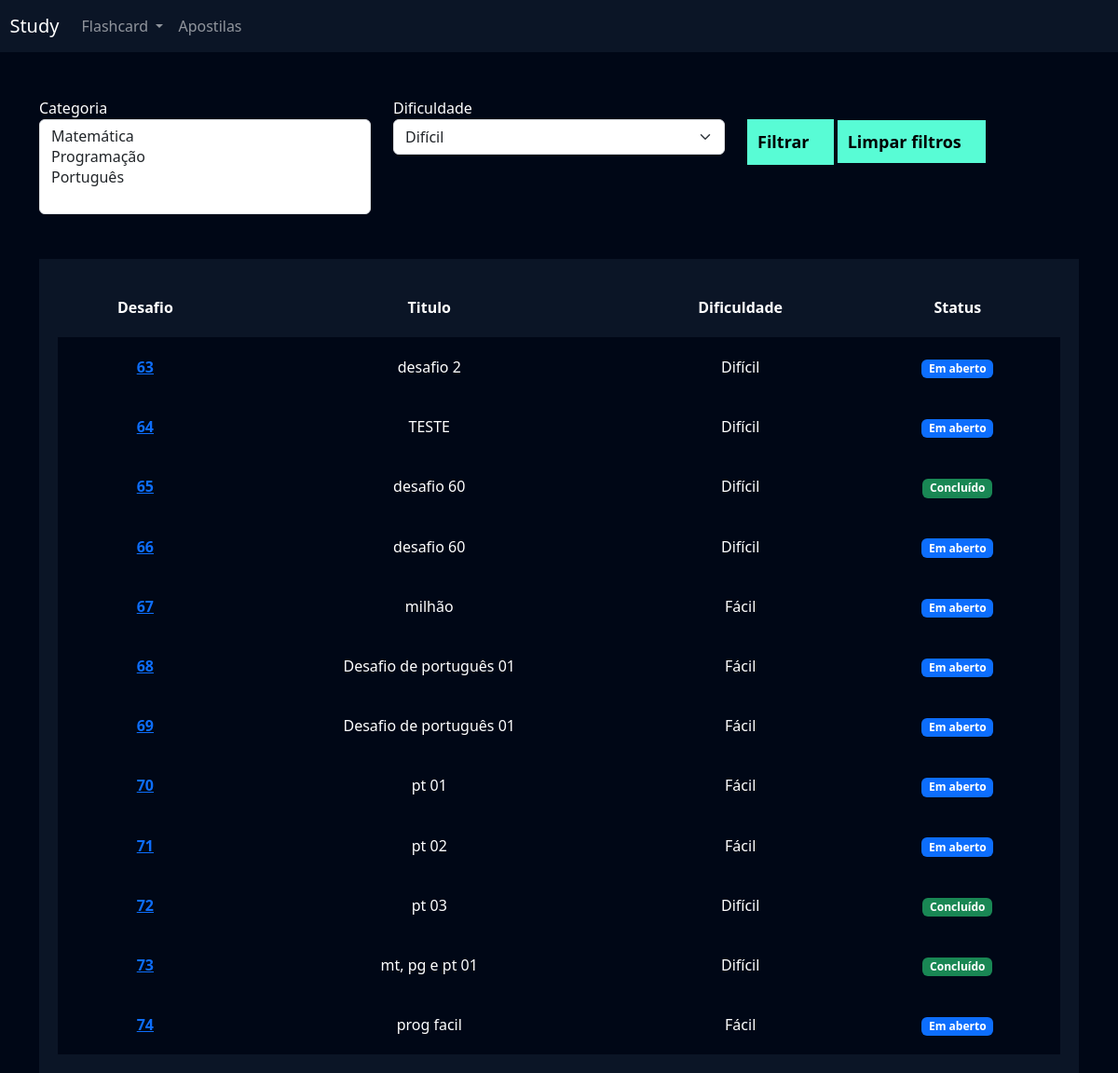
Page /flashcard/listar_desafio/ (signed in) on the committed database.
### flashcard/models.py (models this page shows, shortened)
class Desafio(models.Model):
    user = models.ForeignKey(User, on_delete=models.DO_NOTHING)
    titulo = models.CharField(max_length=100)
    categoria = models.ManyToManyField(Categoria)
    quantidade_perguntas = models.IntegerField()
    dificuldade = models.CharField(
        max_length=1, choices=Flashcard.DIFICULDADE_CHOICES)
    flashcards = models.ManyToManyField(FlashcardDesafio)
    def status(self):
        if self.flashcards.filter(respondido=False).exists():
            return mark_safe('<span class="badge bg-primary">Em aberto</span>')
        else:
            return mark_safe('<span class="badge bg-success">Concluído</span>')

### flashcard/views.py (the view)
# urls.py: path('listar_desafio/', views.listar_desafio, name='listar_desafio'),
def listar_desafio(request):
    if request.method == 'GET':
        desafios = Desafio.objects.filter(user=request.user)
        categorias = Categoria.objects.all()
        dificuldades = Flashcard.DIFICULDADE_CHOICES
        return render(request, 'listar_desafio.html', {'desafios': desafios, 'categorias': categorias, 'dificuldades': dificuldades}, )
    elif request.method == 'POST':
        categorias = request.POST.get('categoria')
        dificuldade = request.POST.get('dificuldade')
        desafios = Desafio.objects.filter(
            categoria=categorias).filter(dificuldade=dificuldade)
        return render(request, 'listar_desafio.html', {'desafios': desafios})

### flashcard/templates/listar_desafio.html (shortened to what this page needs)
{% extends "base.html" %}
{% load static %}
{% block 'cabecalho' %}
 <link href="{% static 'usuarios/css/cadastro.css' %}" rel="stylesheet">
 <link href="{% static 'flashcard/css/novo_flashcard.css' %}" rel="stylesheet">
 <link href="{% static 'flashcard/css/iniciar_desafio.css' %}" rel="stylesheet">
 <link href="{% static 'flashcard/css/desafio.css' %}" rel="stylesheet">
 <link href="{% static 'flashcard/css/limpar_filtros.css' %}" rel="stylesheet">
 <link href='https://unpkg.com/boxicons@2.1.4/css/boxicons.min.css' rel='stylesheet'>
{% endblock 'cabecalho' %}
{% block 'conteudo' %}
{% include "partials/header.html" %}
 <div class="container">
 <br>
 <br>
    <div class="row">
    <div class="col-md">
        <form action="{% url 'listar_desafio' %}" method="POST">{% csrf_token %}
         <label for="">Categoria</label>
         <select name="categoria" class="form-select" multiple>
            {% for categoria in categorias %}
                <option value="{{categoria.id}}">
                </option>
            {% endfor %}
    </select>
    </div>
    <div class="col-md">
        <label for="">Dificuldade</label>
        <select name="dificuldade" class="form-select">
            {% for dificuldade in dificuldades %}
                <option value="{{dificuldade.0}}">
                    {{dificuldade.1}}
                </option>
            {% endfor %}
    </select>
        </div>
 <div class="col-md">
 <br>
        <input type="submit" value="Filtrar" class="btn-cadastro">
        <a href="/flashcard/listar_desafio" class="btn-cadastro">Limpar filtros</a>
    </div>
    </div>
 <br>
 <br>
    <div class="box-listar">
        <table>
        <thead>
            <tr>
                <th scope="col">Desafio</th>
                <th scope="col">Titulo</th>
                <th scope="col">Dificuldade</th>
                <th scope="col">Status</th>
            </tr>
        </thead>
    <tbody>
        {% for desafio in desafios %}
        <tr class="linha">
            <th><a href="{% url 'desafio' desafio.id %}">{{desafio.id}}</a></th>
            <td>{{desafio.titulo}}</td>
            <td>{{desafio.get_dificuldade_display}}</td>
            <td>{{desafio.status}}</td>
        </tr>
        {% endfor %}
    </tbody>
 </table>
 </div>
 </div>
{% endblock 'conteudo' %}

### templates/static/geral/css/base.css (style rules this page uses)
:root { --main-color: #0b1526; --dark-color: #000716; --secondary-dark-color: rgb(15, 2, 26); --light-color: #00c1f3; --contrast-color: #f4c96b; --differential-color: #58fcd5; AULA 1 5 }
body { background-color: var(--dark-color) !important; color: white !important; }

### templates/static/usuarios/css/cadastro.css (style rules this page uses)
* { margin: 0; padding: 0; }
.btn-cadastro { padding: 10px; background-color: #58fcd5; border: none; border: 1px solid #58fcd5; font-size: 18px; font-weight: bold; AULA 1 6 padding-left: 25px; padding-right: 25px; }

### templates/static/flashcard/css/desafio.css (style rules this page uses)
.box-listar { background-color: #0b1526; padding: 20px; }
table { width: 100%; padding: 20px; text-align: center; }
.linha { height: 40px; background-color: var(--dark-color); padding: 20px; }
td, th { padding: 20px; }
tr { background-color: var(--main-color); }

### templates/static/flashcard/css/limpar_filtros.css (style rules this page uses)
.btn-cadastro { text-decoration: none; color: black; cursor: pointer; }

### rows in the picture
Desafio: id "63", titulo "desafio 2", dificuldade "Difícil", status "Em aberto"
Desafio: id "64", titulo "TESTE", dificuldade "Difícil", status "Em aberto"
Desafio: id "65", titulo "desafio 60", dificuldade "Difícil", status "Concluído"
Desafio: id "66", titulo "desafio 60", dificuldade "Difícil", status "Em aberto"
Desafio: id "67", titulo "milhão", dificuldade "Fácil", status "Em aberto"
Desafio: id "68", titulo "Desafio de português 01", dificuldade "Fácil", status "Em aberto"
Desafio: id "69", titulo "Desafio de português 01", dificuldade "Fácil", status "Em aberto"
Desafio: id "70", titulo "pt 01", dificuldade "Fácil", status "Em aberto"
Desafio: id "71", titulo "pt 02", dificuldade "Fácil", status "Em aberto"
Desafio: id "72", titulo "pt 03", dificuldade "Difícil", status "Concluído"
Desafio: id "73", titulo "mt, pg e pt 01", dificuldade "Difícil", status "Concluído"
Desafio: id "74", titulo "prog facil", dificuldade "Fácil", status "Em aberto"

### other values in the picture
form field dificuldade "Difícil"
